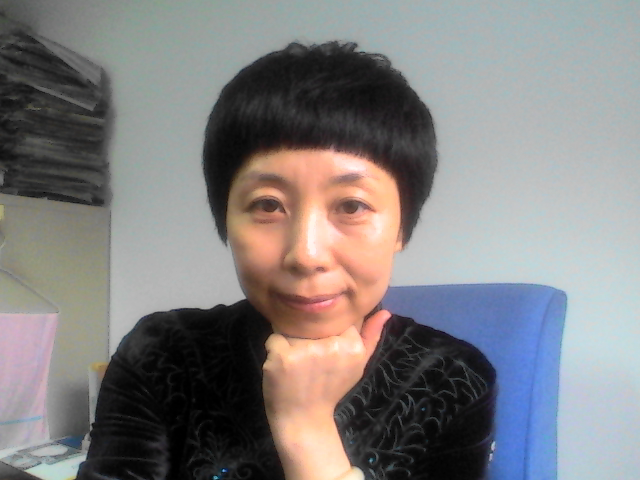
#> input picture chapter09/snapshot0001.jpg, 640 x 480 px
$ python 01loadimg.py
#> lines starting #> are read from the running program, lines starting #| are printed output that depends on the picture
# -*- coding: utf-8 -*-

from numpy import *
import cv2

win_name = 'mypicture' #窗口名称
# cv2.WINDOW_NORMAL:可以手动调整窗口大小
cv2.namedWindow( win_name , cv2.WINDOW_NORMAL)
img = cv2.imread( 'snapshot0001.jpg',0) #0 黑白图片；1 原色图片
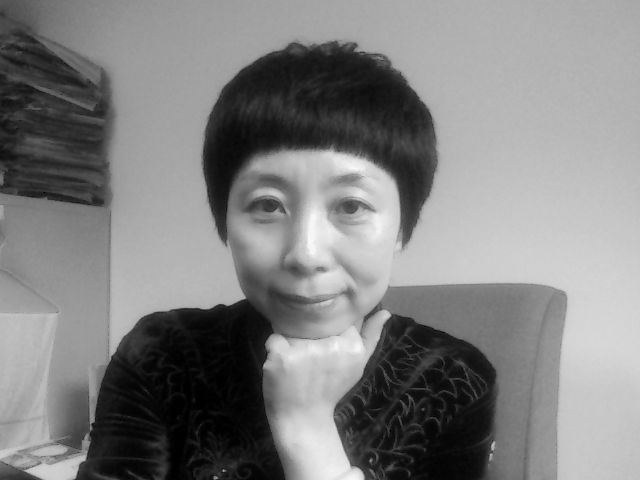
#> img: shape (480, 640); min 0, max 248, mean 128.2
cv2.imshow(win_name ,img) # 显示图片
cv2.waitKey(0)
cv2.destroyAllWindows() # 销毁创建的对象
# 保存图片
# cv2.imwrite("paulwalker.mono.pgm", img)

$ run again, with chapter09/paulwalker.jpg copied over chapter09/snapshot0001.jpg
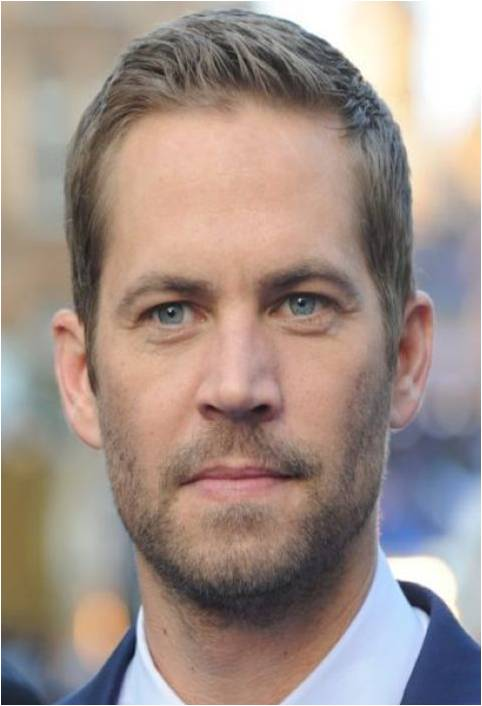
#> input picture chapter09/paulwalker.jpg, 482 x 706 px
#> `img = cv2.imread( 'snapshot0001.jpg',0)`:
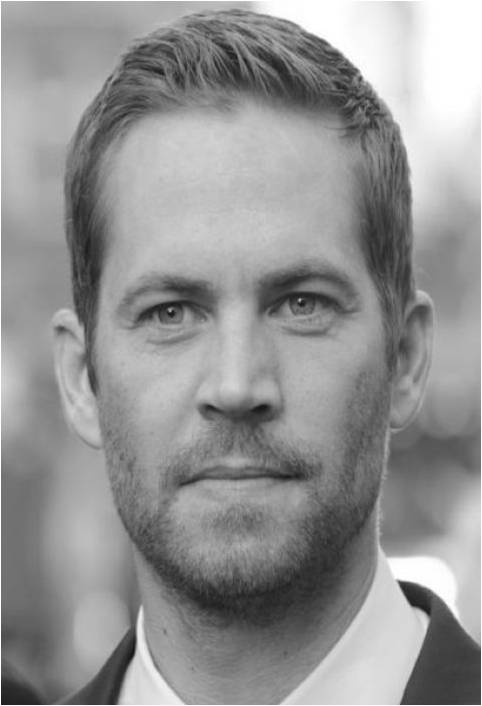
#> img: shape (706, 482); min 13, max 255, mean 147.8
